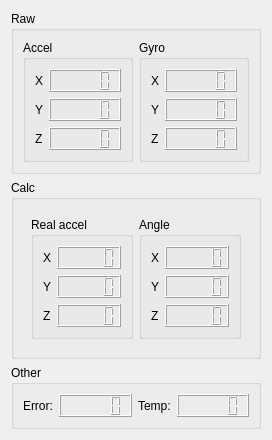
<?xml version="1.0" encoding="UTF-8"?>
<ui version="4.0">
 <class>LCD_widget</class>
 <widget class="QWidget" name="LCD_widget">
  <property name="geometry">
   <rect>
    <x>0</x>
    <y>0</y>
    <width>262</width>
    <height>435</height>
   </rect>
  </property>
  <property name="windowTitle">
   <string>Form</string>
  </property>
  <layout class="QVBoxLayout" name="verticalLayout">
   <item>
    <widget class="QGroupBox" name="groupBox_6">
     <property name="title">
      <string>Raw</string>
     </property>
     <layout class="QVBoxLayout" name="verticalLayout_9">
      <item>
       <layout class="QGridLayout" name="gridLayout_8">
        <item row="0" column="0">
         <widget class="QGroupBox" name="groupBox_2">
          <property name="title">
           <string>Accel</string>
          </property>
          <layout class="QVBoxLayout" name="verticalLayout_5">
           <item>
            <layout class="QGridLayout" name="gridLayout_3">
             <item row="2" column="0">
              <widget class="QLabel" name="label_15">
               <property name="sizePolicy">
                <sizepolicy hsizetype="Fixed" vsizetype="Preferred">
                 <horstretch>0</horstretch>
                 <verstretch>0</verstretch>
                </sizepolicy>
               </property>
               <property name="text">
                <string>Z</string>
               </property>
              </widget>
             </item>
             <item row="2" column="1">
              <widget class="QLCDNumber" name="display_z_accel"/>
             </item>
             <item row="0" column="0">
              <widget class="QLabel" name="label_13">
               <property name="sizePolicy">
                <sizepolicy hsizetype="Fixed" vsizetype="Preferred">
                 <horstretch>0</horstretch>
                 <verstretch>0</verstretch>
                </sizepolicy>
               </property>
               <property name="text">
                <string>X</string>
               </property>
              </widget>
             </item>
             <item row="1" column="1">
              <widget class="QLCDNumber" name="display_y_accel"/>
             </item>
             <item row="1" column="0">
              <widget class="QLabel" name="label_14">
               <property name="sizePolicy">
                <sizepolicy hsizetype="Fixed" vsizetype="Preferred">
                 <horstretch>0</horstretch>
                 <verstretch>0</verstretch>
                </sizepolicy>
               </property>
               <property name="text">
                <string>Y</string>
               </property>
              </widget>
             </item>
             <item row="0" column="1">
              <widget class="QLCDNumber" name="display_x_accel"/>
             </item>
            </layout>
           </item>
          </layout>
         </widget>
        </item>
        <item row="0" column="1">
         <widget class="QGroupBox" name="groupBox_3">
          <property name="title">
           <string>Gyro</string>
          </property>
          <layout class="QVBoxLayout" name="verticalLayout_6">
           <item>
            <layout class="QGridLayout" name="gridLayout_4">
             <item row="0" column="1">
              <widget class="QLCDNumber" name="display_x_gyro"/>
             </item>
             <item row="1" column="1">
              <widget class="QLCDNumber" name="display_y_gyro"/>
             </item>
             <item row="2" column="1">
              <widget class="QLCDNumber" name="display_z_gyro"/>
             </item>
             <item row="0" column="0">
              <widget class="QLabel" name="label_16">
               <property name="sizePolicy">
                <sizepolicy hsizetype="Fixed" vsizetype="Preferred">
                 <horstretch>0</horstretch>
                 <verstretch>0</verstretch>
                </sizepolicy>
               </property>
               <property name="text">
                <string>X</string>
               </property>
              </widget>
             </item>
             <item row="1" column="0">
              <widget class="QLabel" name="label_17">
               <property name="sizePolicy">
                <sizepolicy hsizetype="Fixed" vsizetype="Preferred">
                 <horstretch>0</horstretch>
                 <verstretch>0</verstretch>
                </sizepolicy>
               </property>
               <property name="text">
                <string>Y</string>
               </property>
              </widget>
             </item>
             <item row="2" column="0">
              <widget class="QLabel" name="label_18">
               <property name="sizePolicy">
                <sizepolicy hsizetype="Fixed" vsizetype="Preferred">
                 <horstretch>0</horstretch>
                 <verstretch>0</verstretch>
                </sizepolicy>
               </property>
               <property name="text">
                <string>Z</string>
               </property>
              </widget>
             </item>
            </layout>
           </item>
          </layout>
         </widget>
        </item>
       </layout>
      </item>
     </layout>
    </widget>
   </item>
   <item>
    <widget class="QGroupBox" name="groupBox_7">
     <property name="title">
      <string>Calc</string>
     </property>
     <layout class="QVBoxLayout" name="verticalLayout_10">
      <item>
       <layout class="QGridLayout" name="gridLayout_9">
        <property name="leftMargin">
         <number>8</number>
        </property>
        <property name="topMargin">
         <number>8</number>
        </property>
        <property name="rightMargin">
         <number>8</number>
        </property>
        <property name="bottomMargin">
         <number>8</number>
        </property>
        <item row="0" column="1">
         <widget class="QGroupBox" name="groupBox_5">
          <property name="title">
           <string>Angle</string>
          </property>
          <layout class="QVBoxLayout" name="verticalLayout_8">
           <item>
            <layout class="QGridLayout" name="gridLayout_6">
             <item row="0" column="1">
              <widget class="QLCDNumber" name="display_x_angle"/>
             </item>
             <item row="2" column="1">
              <widget class="QLCDNumber" name="display_z_angle"/>
             </item>
             <item row="1" column="1">
              <widget class="QLCDNumber" name="display_y_angle"/>
             </item>
             <item row="0" column="0">
              <widget class="QLabel" name="label_9">
               <property name="sizePolicy">
                <sizepolicy hsizetype="Fixed" vsizetype="Preferred">
                 <horstretch>0</horstretch>
                 <verstretch>0</verstretch>
                </sizepolicy>
               </property>
               <property name="text">
                <string>X</string>
               </property>
              </widget>
             </item>
             <item row="1" column="0">
              <widget class="QLabel" name="label_10">
               <property name="sizePolicy">
                <sizepolicy hsizetype="Fixed" vsizetype="Preferred">
                 <horstretch>0</horstretch>
                 <verstretch>0</verstretch>
                </sizepolicy>
               </property>
               <property name="text">
                <string>Y</string>
               </property>
              </widget>
             </item>
             <item row="2" column="0">
              <widget class="QLabel" name="label_11">
               <property name="sizePolicy">
                <sizepolicy hsizetype="Fixed" vsizetype="Preferred">
                 <horstretch>0</horstretch>
                 <verstretch>0</verstretch>
                </sizepolicy>
               </property>
               <property name="text">
                <string>Z</string>
               </property>
              </widget>
             </item>
            </layout>
           </item>
          </layout>
         </widget>
        </item>
        <item row="0" column="0">
         <widget class="QGroupBox" name="groupBox_4">
          <property name="title">
           <string>Real accel</string>
          </property>
          <layout class="QVBoxLayout" name="verticalLayout_7">
           <item>
            <layout class="QGridLayout" name="gridLayout_7">
             <item row="0" column="1">
              <widget class="QLCDNumber" name="display_x_real_accel"/>
             </item>
             <item row="2" column="1">
              <widget class="QLCDNumber" name="display_z_real_accel"/>
             </item>
             <item row="1" column="1">
              <widget class="QLCDNumber" name="display_y_real_accel"/>
             </item>
             <item row="0" column="0">
              <widget class="QLabel" name="label">
               <property name="sizePolicy">
                <sizepolicy hsizetype="Fixed" vsizetype="Preferred">
                 <horstretch>0</horstretch>
                 <verstretch>0</verstretch>
                </sizepolicy>
               </property>
               <property name="text">
                <string>X</string>
               </property>
              </widget>
             </item>
             <item row="1" column="0">
              <widget class="QLabel" name="label_5">
               <property name="sizePolicy">
                <sizepolicy hsizetype="Fixed" vsizetype="Preferred">
                 <horstretch>0</horstretch>
                 <verstretch>0</verstretch>
                </sizepolicy>
               </property>
               <property name="text">
                <string>Y</string>
               </property>
              </widget>
             </item>
             <item row="2" column="0">
              <widget class="QLabel" name="label_8">
               <property name="sizePolicy">
                <sizepolicy hsizetype="Fixed" vsizetype="Preferred">
                 <horstretch>0</horstretch>
                 <verstretch>0</verstretch>
                </sizepolicy>
               </property>
               <property name="text">
                <string>Z</string>
               </property>
              </widget>
             </item>
            </layout>
           </item>
          </layout>
         </widget>
        </item>
       </layout>
      </item>
     </layout>
    </widget>
   </item>
   <item>
    <widget class="QGroupBox" name="groupBox">
     <property name="title">
      <string>Other</string>
     </property>
     <layout class="QVBoxLayout" name="verticalLayout_4">
      <item>
       <layout class="QHBoxLayout" name="horizontalLayout_2">
        <item>
         <layout class="QGridLayout" name="gridLayout">
          <item row="2" column="0">
           <widget class="QLabel" name="label_7">
            <property name="sizePolicy">
             <sizepolicy hsizetype="Fixed" vsizetype="Preferred">
              <horstretch>0</horstretch>
              <verstretch>0</verstretch>
             </sizepolicy>
            </property>
            <property name="text">
             <string>Error:</string>
            </property>
           </widget>
          </item>
          <item row="2" column="2">
           <widget class="QLabel" name="label_4">
            <property name="sizePolicy">
             <sizepolicy hsizetype="Fixed" vsizetype="Preferred">
              <horstretch>0</horstretch>
              <verstretch>0</verstretch>
             </sizepolicy>
            </property>
            <property name="text">
             <string>Temp:</string>
            </property>
           </widget>
          </item>
          <item row="2" column="1">
           <widget class="QLCDNumber" name="display_error"/>
          </item>
          <item row="2" column="3">
           <widget class="QLCDNumber" name="display_temperature"/>
          </item>
         </layout>
        </item>
       </layout>
      </item>
     </layout>
    </widget>
   </item>
  </layout>
 </widget>
 <resources/>
 <connections/>
</ui>
